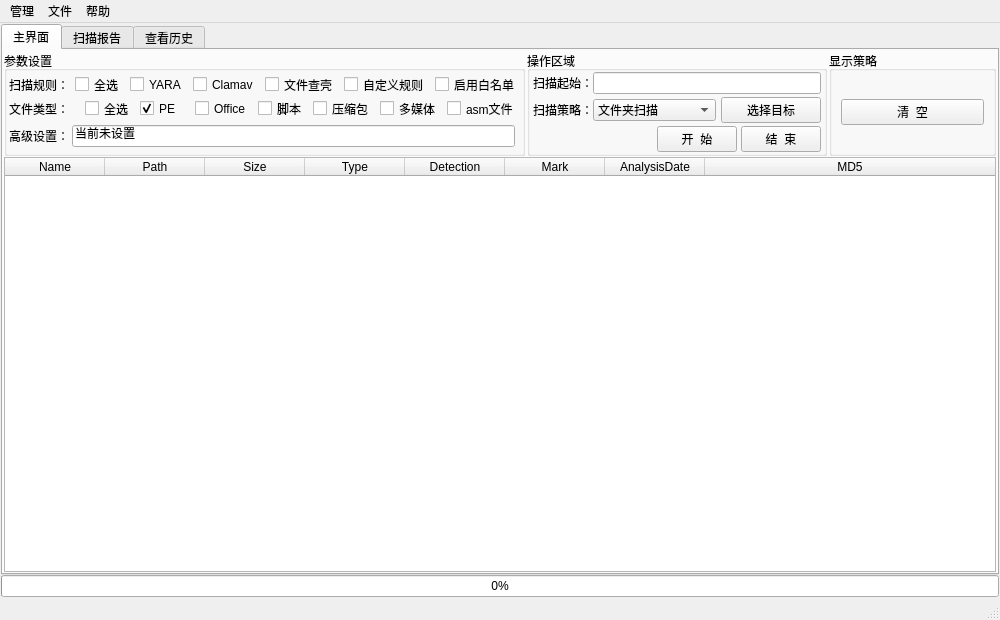
<?xml version="1.0" encoding="UTF-8"?>
<ui version="4.0">
 <class>MainWindow</class>
 <widget class="QMainWindow" name="MainWindow">
  <property name="geometry">
   <rect>
    <x>0</x>
    <y>0</y>
    <width>1000</width>
    <height>620</height>
   </rect>
  </property>
  <property name="windowTitle">
   <string>Static Malware Analysis &amp; Report Tool</string>
  </property>
  <widget class="QWidget" name="centralwidget">
   <layout class="QVBoxLayout" name="verticalLayout_2">
    <property name="leftMargin">
     <number>1</number>
    </property>
    <property name="topMargin">
     <number>1</number>
    </property>
    <property name="rightMargin">
     <number>1</number>
    </property>
    <property name="bottomMargin">
     <number>1</number>
    </property>
    <item>
     <layout class="QVBoxLayout" name="verticalLayout">
      <property name="spacing">
       <number>0</number>
      </property>
      <item>
       <widget class="QTabWidget" name="tabWidget">
        <property name="currentIndex">
         <number>0</number>
        </property>
        <widget class="QWidget" name="tab">
         <attribute name="title">
          <string>主界面</string>
         </attribute>
         <layout class="QVBoxLayout" name="verticalLayout_4">
          <property name="leftMargin">
           <number>1</number>
          </property>
          <property name="topMargin">
           <number>1</number>
          </property>
          <property name="rightMargin">
           <number>1</number>
          </property>
          <property name="bottomMargin">
           <number>1</number>
          </property>
          <item>
           <layout class="QVBoxLayout" name="verticalLayout_3">
            <property name="spacing">
             <number>1</number>
            </property>
            <item>
             <layout class="QHBoxLayout" name="horizontalLayout_9" stretch="6,3,3">
              <property name="spacing">
               <number>2</number>
              </property>
              <item>
               <widget class="QGroupBox" name="groupBox_4">
                <property name="maximumSize">
                 <size>
                  <width>16777215</width>
                  <height>200</height>
                 </size>
                </property>
                <property name="title">
                 <string>参数设置</string>
                </property>
                <layout class="QVBoxLayout" name="verticalLayout_6">
                 <property name="spacing">
                  <number>3</number>
                 </property>
                 <property name="leftMargin">
                  <number>1</number>
                 </property>
                 <property name="topMargin">
                  <number>1</number>
                 </property>
                 <property name="rightMargin">
                  <number>1</number>
                 </property>
                 <property name="bottomMargin">
                  <number>1</number>
                 </property>
                 <item>
                  <layout class="QHBoxLayout" name="horizontalLayout_7" stretch="2,1,1,1,1,1,1">
                   <property name="spacing">
                    <number>6</number>
                   </property>
                   <property name="leftMargin">
                    <number>1</number>
                   </property>
                   <property name="topMargin">
                    <number>1</number>
                   </property>
                   <property name="rightMargin">
                    <number>1</number>
                   </property>
                   <property name="bottomMargin">
                    <number>1</number>
                   </property>
                   <item>
                    <widget class="QLabel" name="label_4">
                     <property name="maximumSize">
                      <size>
                       <width>70</width>
                       <height>15</height>
                      </size>
                     </property>
                     <property name="text">
                      <string>扫描规则：</string>
                     </property>
                    </widget>
                   </item>
                   <item>
                    <widget class="QCheckBox" name="CBRuleAll">
                     <property name="maximumSize">
                      <size>
                       <width>80</width>
                       <height>15</height>
                      </size>
                     </property>
                     <property name="text">
                      <string>全选</string>
                     </property>
                     <property name="checked">
                      <bool>false</bool>
                     </property>
                    </widget>
                   </item>
                   <item>
                    <widget class="QCheckBox" name="CBRuleYara">
                     <property name="maximumSize">
                      <size>
                       <width>85</width>
                       <height>15</height>
                      </size>
                     </property>
                     <property name="text">
                      <string>YARA</string>
                     </property>
                    </widget>
                   </item>
                   <item>
                    <widget class="QCheckBox" name="CBRuleClamav">
                     <property name="maximumSize">
                      <size>
                       <width>95</width>
                       <height>15</height>
                      </size>
                     </property>
                     <property name="text">
                      <string>Clamav</string>
                     </property>
                    </widget>
                   </item>
                   <item>
                    <widget class="QCheckBox" name="CBRulePack">
                     <property name="maximumSize">
                      <size>
                       <width>120</width>
                       <height>15</height>
                      </size>
                     </property>
                     <property name="text">
                      <string>文件查壳</string>
                     </property>
                    </widget>
                   </item>
                   <item>
                    <widget class="QCheckBox" name="CBRuleSelf">
                     <property name="maximumSize">
                      <size>
                       <width>140</width>
                       <height>15</height>
                      </size>
                     </property>
                     <property name="text">
                      <string>自定义规则</string>
                     </property>
                    </widget>
                   </item>
                   <item>
                    <widget class="QCheckBox" name="CBRuleWL">
                     <property name="maximumSize">
                      <size>
                       <width>140</width>
                       <height>15</height>
                      </size>
                     </property>
                     <property name="text">
                      <string>启用白名单</string>
                     </property>
                    </widget>
                   </item>
                  </layout>
                 </item>
                 <item>
                  <layout class="QHBoxLayout" name="horizontalLayout_6" stretch="2,1,1,1,1,1,1,1">
                   <property name="spacing">
                    <number>6</number>
                   </property>
                   <property name="leftMargin">
                    <number>1</number>
                   </property>
                   <property name="topMargin">
                    <number>1</number>
                   </property>
                   <property name="rightMargin">
                    <number>2</number>
                   </property>
                   <property name="bottomMargin">
                    <number>1</number>
                   </property>
                   <item>
                    <widget class="QLabel" name="label_3">
                     <property name="maximumSize">
                      <size>
                       <width>70</width>
                       <height>15</height>
                      </size>
                     </property>
                     <property name="text">
                      <string>文件类型：</string>
                     </property>
                    </widget>
                   </item>
                   <item>
                    <widget class="QCheckBox" name="CBTypeAll">
                     <property name="maximumSize">
                      <size>
                       <width>80</width>
                       <height>15</height>
                      </size>
                     </property>
                     <property name="text">
                      <string>全选</string>
                     </property>
                     <property name="checked">
                      <bool>false</bool>
                     </property>
                    </widget>
                   </item>
                   <item>
                    <widget class="QCheckBox" name="CBTypePE">
                     <property name="maximumSize">
                      <size>
                       <width>50</width>
                       <height>15</height>
                      </size>
                     </property>
                     <property name="text">
                      <string>PE</string>
                     </property>
                     <property name="checked">
                      <bool>true</bool>
                     </property>
                    </widget>
                   </item>
                   <item>
                    <widget class="QCheckBox" name="CBTypeOffice">
                     <property name="maximumSize">
                      <size>
                       <width>100</width>
                       <height>15</height>
                      </size>
                     </property>
                     <property name="text">
                      <string>Office</string>
                     </property>
                    </widget>
                   </item>
                   <item>
                    <widget class="QCheckBox" name="CBTypeShell">
                     <property name="maximumSize">
                      <size>
                       <width>80</width>
                       <height>15</height>
                      </size>
                     </property>
                     <property name="text">
                      <string>脚本</string>
                     </property>
                    </widget>
                   </item>
                   <item>
                    <widget class="QCheckBox" name="CBTypeZip">
                     <property name="maximumSize">
                      <size>
                       <width>95</width>
                       <height>15</height>
                      </size>
                     </property>
                     <property name="text">
                      <string>压缩包</string>
                     </property>
                    </widget>
                   </item>
                   <item>
                    <widget class="QCheckBox" name="CBTypeMedia">
                     <property name="maximumSize">
                      <size>
                       <width>95</width>
                       <height>15</height>
                      </size>
                     </property>
                     <property name="text">
                      <string>多媒体</string>
                     </property>
                    </widget>
                   </item>
                   <item>
                    <widget class="QCheckBox" name="CBTypeAsm">
                     <property name="maximumSize">
                      <size>
                       <width>110</width>
                       <height>15</height>
                      </size>
                     </property>
                     <property name="text">
                      <string>asm文件</string>
                     </property>
                    </widget>
                   </item>
                  </layout>
                 </item>
                 <item>
                  <layout class="QHBoxLayout" name="horizontalLayout">
                   <property name="leftMargin">
                    <number>1</number>
                   </property>
                   <property name="topMargin">
                    <number>1</number>
                   </property>
                   <property name="rightMargin">
                    <number>6</number>
                   </property>
                   <property name="bottomMargin">
                    <number>1</number>
                   </property>
                   <item>
                    <widget class="QLabel" name="label_5">
                     <property name="maximumSize">
                      <size>
                       <width>70</width>
                       <height>15</height>
                      </size>
                     </property>
                     <property name="text">
                      <string>高级设置：</string>
                     </property>
                    </widget>
                   </item>
                   <item>
                    <widget class="QLineEdit" name="lineEditAdvSet">
                     <property name="text">
                      <string>当前未设置</string>
                     </property>
                    </widget>
                   </item>
                  </layout>
                 </item>
                </layout>
               </widget>
              </item>
              <item>
               <widget class="QGroupBox" name="groupBox_3">
                <property name="sizePolicy">
                 <sizepolicy hsizetype="Preferred" vsizetype="Preferred">
                  <horstretch>0</horstretch>
                  <verstretch>0</verstretch>
                 </sizepolicy>
                </property>
                <property name="minimumSize">
                 <size>
                  <width>300</width>
                  <height>100</height>
                 </size>
                </property>
                <property name="maximumSize">
                 <size>
                  <width>16777215</width>
                  <height>200</height>
                 </size>
                </property>
                <property name="title">
                 <string>操作区域</string>
                </property>
                <layout class="QVBoxLayout" name="verticalLayout_5">
                 <property name="spacing">
                  <number>3</number>
                 </property>
                 <property name="leftMargin">
                  <number>3</number>
                 </property>
                 <property name="topMargin">
                  <number>1</number>
                 </property>
                 <property name="rightMargin">
                  <number>3</number>
                 </property>
                 <property name="bottomMargin">
                  <number>1</number>
                 </property>
                 <item>
                  <layout class="QHBoxLayout" name="horizontalLayout_3">
                   <property name="spacing">
                    <number>0</number>
                   </property>
                   <item>
                    <widget class="QLabel" name="label">
                     <property name="maximumSize">
                      <size>
                       <width>60</width>
                       <height>16777215</height>
                      </size>
                     </property>
                     <property name="text">
                      <string>扫描起始：</string>
                     </property>
                    </widget>
                   </item>
                   <item>
                    <widget class="QLineEdit" name="lineEditScanStart">
                     <property name="sizePolicy">
                      <sizepolicy hsizetype="Preferred" vsizetype="Fixed">
                       <horstretch>0</horstretch>
                       <verstretch>0</verstretch>
                      </sizepolicy>
                     </property>
                    </widget>
                   </item>
                  </layout>
                 </item>
                 <item>
                  <layout class="QHBoxLayout" name="horizontalLayout_4">
                   <property name="spacing">
                    <number>0</number>
                   </property>
                   <item>
                    <widget class="QLabel" name="label_2">
                     <property name="maximumSize">
                      <size>
                       <width>60</width>
                       <height>16777215</height>
                      </size>
                     </property>
                     <property name="text">
                      <string>扫描策略：</string>
                     </property>
                    </widget>
                   </item>
                   <item>
                    <widget class="QComboBox" name="comboBox">
                     <property name="minimumSize">
                      <size>
                       <width>0</width>
                       <height>21</height>
                      </size>
                     </property>
                     <item>
                      <property name="text">
                       <string>文件夹扫描</string>
                      </property>
                     </item>
                     <item>
                      <property name="text">
                       <string>多文件扫描</string>
                      </property>
                     </item>
                    </widget>
                   </item>
                   <item>
                    <spacer name="horizontalSpacer">
                     <property name="orientation">
                      <enum>Qt::Horizontal</enum>
                     </property>
                     <property name="sizeType">
                      <enum>QSizePolicy::Fixed</enum>
                     </property>
                     <property name="sizeHint" stdset="0">
                      <size>
                       <width>5</width>
                       <height>20</height>
                      </size>
                     </property>
                    </spacer>
                   </item>
                   <item>
                    <widget class="QPushButton" name="PB_SelectFolder">
                     <property name="maximumSize">
                      <size>
                       <width>100</width>
                       <height>16777215</height>
                      </size>
                     </property>
                     <property name="text">
                      <string>选择目标</string>
                     </property>
                    </widget>
                   </item>
                  </layout>
                 </item>
                 <item>
                  <layout class="QHBoxLayout" name="horizontalLayout_5" stretch="96,5,1,5">
                   <item>
                    <spacer name="horizontalSpacer_3">
                     <property name="orientation">
                      <enum>Qt::Horizontal</enum>
                     </property>
                     <property name="sizeHint" stdset="0">
                      <size>
                       <width>40</width>
                       <height>20</height>
                      </size>
                     </property>
                    </spacer>
                   </item>
                   <item>
                    <widget class="QPushButton" name="PB_Start">
                     <property name="text">
                      <string>开  始</string>
                     </property>
                    </widget>
                   </item>
                   <item>
                    <spacer name="horizontalSpacer_2">
                     <property name="orientation">
                      <enum>Qt::Horizontal</enum>
                     </property>
                     <property name="sizeHint" stdset="0">
                      <size>
                       <width>40</width>
                       <height>20</height>
                      </size>
                     </property>
                    </spacer>
                   </item>
                   <item>
                    <widget class="QPushButton" name="PB_End">
                     <property name="text">
                      <string>结  束</string>
                     </property>
                    </widget>
                   </item>
                  </layout>
                 </item>
                </layout>
               </widget>
              </item>
              <item>
               <widget class="QGroupBox" name="groupBox">
                <property name="sizePolicy">
                 <sizepolicy hsizetype="Expanding" vsizetype="Preferred">
                  <horstretch>0</horstretch>
                  <verstretch>0</verstretch>
                 </sizepolicy>
                </property>
                <property name="title">
                 <string>显示策略</string>
                </property>
                <layout class="QVBoxLayout" name="verticalLayout_7">
                 <item>
                  <widget class="QPushButton" name="PB_Clear">
                   <property name="text">
                    <string>清  空</string>
                   </property>
                  </widget>
                 </item>
                </layout>
               </widget>
              </item>
             </layout>
            </item>
            <item>
             <widget class="QTableWidget" name="tableWidget">
              <property name="minimumSize">
               <size>
                <width>450</width>
                <height>280</height>
               </size>
              </property>
              <property name="editTriggers">
               <set>QAbstractItemView::NoEditTriggers</set>
              </property>
              <property name="showGrid">
               <bool>false</bool>
              </property>
              <property name="rowCount">
               <number>0</number>
              </property>
              <property name="columnCount">
               <number>8</number>
              </property>
              <attribute name="horizontalHeaderHighlightSections">
               <bool>false</bool>
              </attribute>
              <attribute name="horizontalHeaderStretchLastSection">
               <bool>true</bool>
              </attribute>
              <attribute name="verticalHeaderHighlightSections">
               <bool>false</bool>
              </attribute>
              <column>
               <property name="text">
                <string>Name</string>
               </property>
              </column>
              <column>
               <property name="text">
                <string>Path</string>
               </property>
              </column>
              <column>
               <property name="text">
                <string>Size</string>
               </property>
              </column>
              <column>
               <property name="text">
                <string>Type</string>
               </property>
              </column>
              <column>
               <property name="text">
                <string>Detection</string>
               </property>
              </column>
              <column>
               <property name="text">
                <string>Mark</string>
               </property>
              </column>
              <column>
               <property name="text">
                <string>AnalysisDate</string>
               </property>
              </column>
              <column>
               <property name="text">
                <string>MD5</string>
               </property>
              </column>
             </widget>
            </item>
           </layout>
          </item>
         </layout>
        </widget>
        <widget class="QWidget" name="tab_2">
         <attribute name="title">
          <string>扫描报告</string>
         </attribute>
        </widget>
        <widget class="QWidget" name="tab_3">
         <attribute name="title">
          <string>查看历史</string>
         </attribute>
        </widget>
       </widget>
      </item>
      <item>
       <widget class="QProgressBar" name="progressBar">
        <property name="value">
         <number>0</number>
        </property>
       </widget>
      </item>
     </layout>
    </item>
   </layout>
  </widget>
  <widget class="QMenuBar" name="menubar">
   <property name="geometry">
    <rect>
     <x>0</x>
     <y>0</y>
     <width>1000</width>
     <height>23</height>
    </rect>
   </property>
   <widget class="QMenu" name="menu">
    <property name="title">
     <string>管理</string>
    </property>
    <addaction name="AC_Check"/>
    <addaction name="separator"/>
    <addaction name="AC_Setting"/>
   </widget>
   <widget class="QMenu" name="menu_2">
    <property name="title">
     <string>文件</string>
    </property>
    <addaction name="AC_Loadcfg"/>
    <addaction name="AC_OutLog"/>
   </widget>
   <widget class="QMenu" name="menu_4">
    <property name="title">
     <string>帮助</string>
    </property>
    <addaction name="AC_Info"/>
    <addaction name="AC_About"/>
    <addaction name="AC_Author"/>
   </widget>
   <addaction name="menu"/>
   <addaction name="menu_2"/>
   <addaction name="menu_4"/>
  </widget>
  <widget class="QStatusBar" name="statusbar"/>
  <action name="AC_Check">
   <property name="text">
    <string>检查配置</string>
   </property>
  </action>
  <action name="AC_Setting">
   <property name="text">
    <string>软件设置</string>
   </property>
  </action>
  <action name="AC_Loadcfg">
   <property name="text">
    <string>读取配置</string>
   </property>
  </action>
  <action name="AC_Info">
   <property name="text">
    <string>版本信息</string>
   </property>
  </action>
  <action name="AC_About">
   <property name="text">
    <string>关于软件</string>
   </property>
  </action>
  <action name="AC_Author">
   <property name="text">
    <string>联系作者</string>
   </property>
  </action>
  <action name="AC_OutLog">
   <property name="text">
    <string>导出日志</string>
   </property>
  </action>
  <action name="action_9">
   <property name="text">
    <string>软件设置</string>
   </property>
  </action>
 </widget>
 <resources/>
 <connections/>
</ui>
